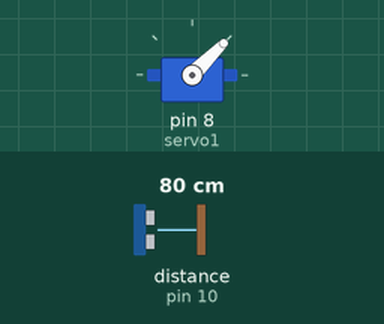
A sketch run on a simulated Arduino Uno, built with avr-gcc and run on an emulated ATmega328P. On the bench: servo. Wiring (inferred from the names in the program): ultrasonic range finder: trigger pin 9; echo pin 10. The test bench sets the inputs (shaded band); at power-on: distance to the obstacle (sensor on pin 10) 80 cm. The echo pulse lasts 58.3 µs per cm; what the sketch prints to the serial monitor is not drawn.

Above: at 5.9 s.
6.0 s: distance to the obstacle (sensor on pin 10) set to 299 cm
At 11.0 s:
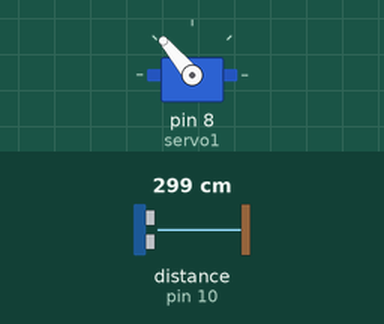
12.1 s: distance to the obstacle (sensor on pin 10) set to 156 cm
18.2 s: distance to the obstacle (sensor on pin 10) set to 148 cm
At 19.6 s:
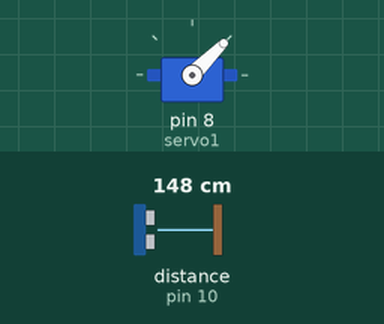
Timing chart, 0 to 35.1 s (numbered marks = the images above; inputs shaded):
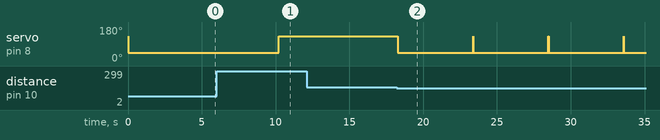

Measured:
- the behaviour switches between 153 and 152 cm on distance to the obstacle (sensor on pin 10) (found by bisection; images 1 and 2)
- after the input at 6.0 s, servo on pin 8 (servo1): 45° → 130° after 4.2 s
- after the input at 12.1 s, every drawn part: stays the same
- after the input at 18.2 s, servo on pin 8 (servo1): 130° → 45° after 0.08 s

The sketch:

distance_measure_servo.ino
```cpp
#include<Servo.h>
Servo servo1;

const int trigPin = 9;
const int echoPin = 10;

void setup() {
  servo1.attach(8);


  Serial.begin(9600);
}

void loop()
{
  servo1.write(130);

  long duration, inches, cm;


  pinMode(trigPin, OUTPUT);
  digitalWrite(trigPin, LOW);
  delayMicroseconds(2);
  digitalWrite(trigPin, HIGH);
  delayMicroseconds(10);
  digitalWrite(trigPin, LOW);
  pinMode(echoPin, INPUT);
  duration = pulseIn(echoPin, HIGH);

  inches = microsecondsToInches(duration);
  cm = microsecondsToCentimeters(duration);

  Serial.print(inches);
  Serial.print("in, ");
  Serial.print(cm);
  Serial.print("cm");
  Serial.println();
     if(microsecondsToInches(duration) < 60){
    Serial.print("input detected");
    servo1.write(45);
    delay(5000);
}

  delay(100);
}

long microsecondsToInches(long microseconds)
{

  return microseconds / 74 / 2;
}

long microsecondsToCentimeters(long microseconds)
{

  return microseconds / 29 / 2;


}
```
